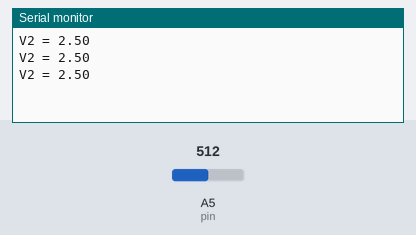
Recording of a sketch running on a simulated Arduino Uno, built with avr-gcc and run on an emulated ATmega328P. On the bench: the last lines printed to the serial monitor. The test bench sets the inputs (shaded band); at power-on: A5 (pin) = 512.

Above: at 1.5 s.
1.6 s: A5 (pin) set to 716
At 2.6 s:
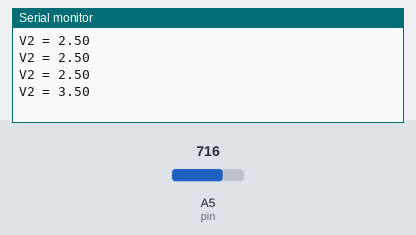
3.1 s: A5 (pin) set to 900
At 4.1 s:
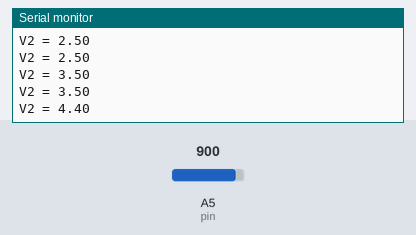
Timing chart, 0 to 6.1 s (numbered marks = the images above; inputs shaded):
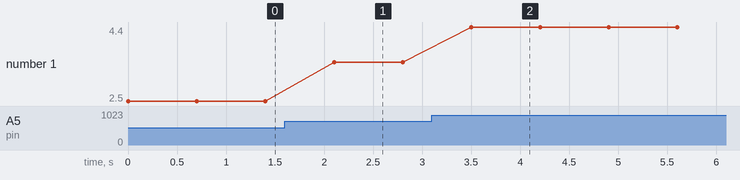

The sketch:

Read_Voltage_From_Potentiometer.ino.ino
```cpp
int pin=A5 ;
int read_val ;
float V2;
int delay_time=700;
void setup() {
  Serial.begin(9600);
  pinMode(pin,INPUT);
}

void loop() {
  read_val=analogRead(pin);
  V2=(5./1023)*read_val;
  Serial.print("V2 = ");
  Serial.println(V2);
  delay(delay_time);
}
```

Measured:
- after the input at 1.6 s, the serial monitor: prints a new line after 0.50 s (image 1)
- after the input at 3.1 s, the serial monitor: prints a new line after 0.40 s (image 2)
- plotted number 1: 2.5 → 3.5 after the input at 1.6 s, 3.5 → 4.4 after the input at 3.1 s
